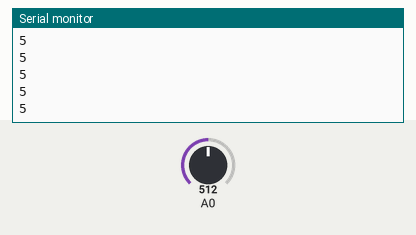
This sketch was run on a simulated Arduino Uno, built with avr-gcc and run on an emulated ATmega328P. On the bench: the last lines printed to the serial monitor. Inputs (shaded band) come from the test bench; at power-on: A0 = 512.

Above: at 1.2 s.
1.3 s: A0 set to 716
At 2.3 s:
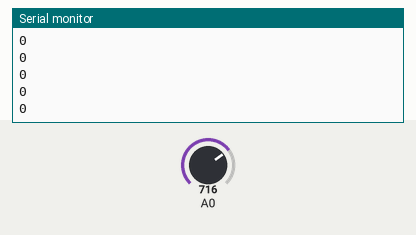
2.8 s: A0 set to 306
At 3.7 s:
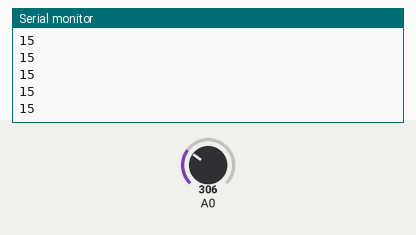
Timing chart, 0 to 5.8 s (numbered marks = the images above; inputs shaded):
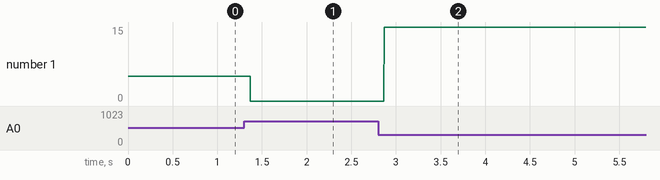

The sketch:

quick_ir_test.ino
```cpp
#include <Arduino.h>
#include <IR.h>


IR ir_test(A0, 1, 1);

void setup() {
  Serial.begin(9600);

}

void loop() {

//  ir_test.getAvgAnalog();
  Serial.println(ir_test.getDistance());

}
```

Measured:
- after the input at 1.3 s, the serial monitor: prints a new line after 0.07 s (image 1)
- after the input at 2.8 s, the serial monitor: prints a new line after 0.07 s (image 2)
- plotted number 1: 5 → 0 after the input at 1.3 s, 0 → 15 after the input at 2.8 s
